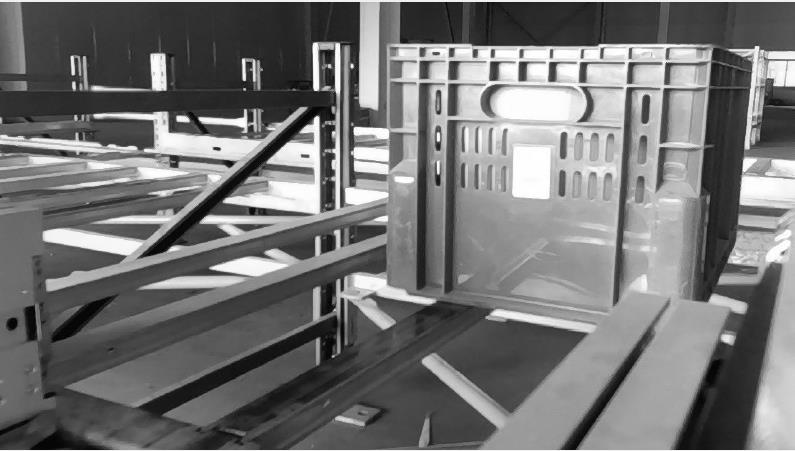
//> input picture OpenNI/StudyOpenNI/openni_convert_to_opencv/redbox2.jpg, 795 x 451 px
$ ./MatchTemplate   (built with g++ and OpenCV 4)
//> lines starting //> are read from the running program, lines starting //| are printed output that depends on the picture; after the words box and inside, x2 and y2 are one past the last pixel; in counts of white or black regions, pixels touching at a corner belong together
// https://www.bilibili.com/video/BV1Hi4y1u7SH

#include <iostream>
#include <opencv2/core.hpp>
#include <opencv2/imgcodecs.hpp>
#include <opencv2/imgproc.hpp>
#include <opencv2/highgui.hpp>
#include <opencv2/core/hal/hal.hpp>

using namespace cv;
static void _crossCorr(const Mat& img, const Mat& _templ, Mat& corr,
    Point anchor, double delta, int borderType)
{
    const double blockScale = 4.5;
    const int minBlockSize = 256;
    std::vector<uchar> buf;

    Mat templ = _templ;
    int depth = img.depth(), cn = img.channels();
    int tdepth = templ.depth(), tcn = templ.channels();
    int cdepth = corr.depth(), ccn = corr.channels();

    CV_Assert(img.dims <= 2 && templ.dims <= 2 && corr.dims <= 2);

    if (depth != tdepth && tdepth != std::max(CV_32F, depth))
    {
        _templ.convertTo(templ, std::max(CV_32F, depth));
        tdepth = templ.depth();
    }

    CV_Assert(depth == tdepth || tdepth == CV_32F);
    CV_Assert(corr.rows <= img.rows + templ.rows - 1 &&
        corr.cols <= img.cols + templ.cols - 1);

    CV_Assert(ccn == 1 || delta == 0);

    int maxDepth = depth > CV_8S ? CV_64F : std::max(std::max(CV_32F, tdepth), cdepth);
    Size blocksize, dftsize;

    blocksize.width = cvRound(templ.cols * blockScale);
    blocksize.width = std::max(blocksize.width, minBlockSize - templ.cols + 1);
    blocksize.width = std::min(blocksize.width, corr.cols);
    blocksize.height = cvRound(templ.rows * blockScale);
    blocksize.height = std::max(blocksize.height, minBlockSize - templ.rows + 1);
    blocksize.height = std::min(blocksize.height, corr.rows);

    dftsize.width = std::max(getOptimalDFTSize(blocksize.width + templ.cols - 1), 2);
    dftsize.height = getOptimalDFTSize(blocksize.height + templ.rows - 1);
    //if( dftsize.width <= 0 || dftsize.height <= 0 )
        //CV_Error( StsOutOfRange, "the input arrays are too big" );

    // recompute block size
    blocksize.width = dftsize.width - templ.cols + 1;
    blocksize.width = MIN(blocksize.width, corr.cols);
    blocksize.height = dftsize.height - templ.rows + 1;
    blocksize.height = MIN(blocksize.height, corr.rows);

    Mat dftTempl(dftsize.height * tcn, dftsize.width, maxDepth);
    Mat dftImg(dftsize, maxDepth);

    int i, k, bufSize = 0;
    if (tcn > 1 && tdepth != maxDepth)
        bufSize = templ.cols * templ.rows * CV_ELEM_SIZE(tdepth);

    if (cn > 1 && depth != maxDepth)
        bufSize = std::max(bufSize, (blocksize.width + templ.cols - 1) *
            (blocksize.height + templ.rows - 1) * CV_ELEM_SIZE(depth));

    if ((ccn > 1 || cn > 1) && cdepth != maxDepth)
        bufSize = std::max(bufSize, blocksize.width * blocksize.height * CV_ELEM_SIZE(cdepth));

    buf.resize(bufSize);

    Ptr<hal::DFT2D> c = hal::DFT2D::create(dftsize.width, dftsize.height, dftTempl.depth(), 1, 1, CV_HAL_DFT_IS_INPLACE, templ.rows);

    // compute DFT of each template plane
    for (k = 0; k < tcn; k++)
    {
        int yofs = k * dftsize.height;
        Mat src = templ;
        Mat dst(dftTempl, Rect(0, yofs, dftsize.width, dftsize.height));
        Mat dst1(dftTempl, Rect(0, yofs, templ.cols, templ.rows));

        if (tcn > 1)
        {
            src = tdepth == maxDepth ? dst1 : Mat(templ.size(), tdepth, &buf[0]);
            int pairs[] = { k, 0 };
            mixChannels(&templ, 1, &src, 1, pairs, 1);
        }

        if (dst1.data != src.data)
            src.convertTo(dst1, dst1.depth());

        if (dst.cols > templ.cols)
        {
            Mat part(dst, Range(0, templ.rows), Range(templ.cols, dst.cols));
            part = Scalar::all(0);
        }
        c->apply(dst.data, (int)dst.step, dst.data, (int)dst.step);
    }

    int tileCountX = (corr.cols + blocksize.width - 1) / blocksize.width;
    int tileCountY = (corr.rows + blocksize.height - 1) / blocksize.height;
    int tileCount = tileCountX * tileCountY;

    Size wholeSize = img.size();
    Point roiofs(0, 0);
    Mat img0 = img;

    if (!(borderType & BORDER_ISOLATED))
    {
        img.locateROI(wholeSize, roiofs);
        img0.adjustROI(roiofs.y, wholeSize.height - img.rows - roiofs.y,
            roiofs.x, wholeSize.width - img.cols - roiofs.x);
    }
    borderType |= BORDER_ISOLATED;

    Ptr<hal::DFT2D> cF, cR;
    int f = CV_HAL_DFT_IS_INPLACE;
    int f_inv = f | CV_HAL_DFT_INVERSE | CV_HAL_DFT_SCALE;
    cF = hal::DFT2D::create(dftsize.width, dftsize.height, maxDepth, 1, 1, f, blocksize.height + templ.rows - 1);
    cR = hal::DFT2D::create(dftsize.width, dftsize.height, maxDepth, 1, 1, f_inv, blocksize.height);

    // calculate correlation by blocks
    for (i = 0; i < tileCount; i++)
    {
        int x = (i % tileCountX) * blocksize.width;
        int y = (i / tileCountX) * blocksize.height;

        Size bsz(std::min(blocksize.width, corr.cols - x),
            std::min(blocksize.height, corr.rows - y));
        Size dsz(bsz.width + templ.cols - 1, bsz.height + templ.rows - 1);
        int x0 = x - anchor.x + roiofs.x, y0 = y - anchor.y + roiofs.y;
        int x1 = std::max(0, x0), y1 = std::max(0, y0);
        int x2 = std::min(img0.cols, x0 + dsz.width);
        int y2 = std::min(img0.rows, y0 + dsz.height);
        Mat src0(img0, Range(y1, y2), Range(x1, x2));
        Mat dst(dftImg, Rect(0, 0, dsz.width, dsz.height));
        Mat dst1(dftImg, Rect(x1 - x0, y1 - y0, x2 - x1, y2 - y1));
        Mat cdst(corr, Rect(x, y, bsz.width, bsz.height));

        for (k = 0; k < cn; k++)
        {
            Mat src = src0;
            dftImg = Scalar::all(0);

            if (cn > 1)
            {
                src = depth == maxDepth ? dst1 : Mat(y2 - y1, x2 - x1, depth, &buf[0]);
                int pairs[] = { k, 0 };
                mixChannels(&src0, 1, &src, 1, pairs, 1);
            }

            if (dst1.data != src.data)
                src.convertTo(dst1, dst1.depth());

            if (x2 - x1 < dsz.width || y2 - y1 < dsz.height)
                copyMakeBorder(dst1, dst, y1 - y0, dst.rows - dst1.rows - (y1 - y0),
                    x1 - x0, dst.cols - dst1.cols - (x1 - x0), borderType);

            if (bsz.height == blocksize.height)
                cF->apply(dftImg.data, (int)dftImg.step, dftImg.data, (int)dftImg.step);
            else
                dft(dftImg, dftImg, 0, dsz.height);

            Mat dftTempl1(dftTempl, Rect(0, tcn > 1 ? k * dftsize.height : 0,
                dftsize.width, dftsize.height));
            mulSpectrums(dftImg, dftTempl1, dftImg, 0, true);

            if (bsz.height == blocksize.height)
                cR->apply(dftImg.data, (int)dftImg.step, dftImg.data, (int)dftImg.step);
            else
                dft(dftImg, dftImg, DFT_INVERSE + DFT_SCALE, bsz.height);

            src = dftImg(Rect(0, 0, bsz.width, bsz.height));

            if (ccn > 1)
            {
                if (cdepth != maxDepth)
                {
                    Mat plane(bsz, cdepth, &buf[0]);
                    src.convertTo(plane, cdepth, 1, delta);
                    src = plane;
                }
                int pairs[] = { 0, k };
                mixChannels(&src, 1, &cdst, 1, pairs, 1);
            }
            else
            {
                if (k == 0)
                    src.convertTo(cdst, cdepth, 1, delta);
                else
                {
                    if (maxDepth != cdepth)
                    {
                        Mat plane(bsz, cdepth, &buf[0]);
                        src.convertTo(plane, cdepth);
                        src = plane;
                    }
                    add(src, cdst, cdst);
                }
            }
        }
    }
}

// [78 lines left out: function _matchTemplateMask, not called in this run]

static void _common_matchTemplate(Mat& img, Mat& templ, Mat& result, int method, int cn)
{
    if (method == TM_CCORR)
        return;

    int numType = method == TM_CCORR || method == TM_CCORR_NORMED ? 0 :
        method == TM_CCOEFF || method == TM_CCOEFF_NORMED ? 1 : 2;
    bool isNormed = method == TM_CCORR_NORMED ||
        method == TM_SQDIFF_NORMED ||
        method == TM_CCOEFF_NORMED;

    double invArea = 1. / ((double)templ.rows * templ.cols);

    Mat sum, sqsum;
    Scalar templMean, templSdv;
    double* q0 = 0, * q1 = 0, * q2 = 0, * q3 = 0;
    double templNorm = 0, templSum2 = 0;

    if (method == TM_CCOEFF)
    {
        integral(img, sum, CV_64F);
        templMean = mean(templ);
    }
    else
    {
        integral(img, sum, sqsum, CV_64F);
        meanStdDev(templ, templMean, templSdv);

        templNorm = templSdv[0] * templSdv[0] + templSdv[1] * templSdv[1] + templSdv[2] * templSdv[2] + templSdv[3] * templSdv[3];

        if (templNorm < DBL_EPSILON && method == TM_CCOEFF_NORMED)
        {
            result = Scalar::all(1);
            return;
        }

        templSum2 = templNorm + templMean[0] * templMean[0] + templMean[1] * templMean[1] + templMean[2] * templMean[2] + templMean[3] * templMean[3];

        if (numType != 1)
        {
            templMean = Scalar::all(0);
            templNorm = templSum2;
        }

        templSum2 /= invArea;
        templNorm = std::sqrt(templNorm);
        templNorm /= std::sqrt(invArea); // care of accuracy here

        CV_Assert(sqsum.data != NULL);
        q0 = (double*)sqsum.data;
        q1 = q0 + templ.cols * cn;
        q2 = (double*)(sqsum.data + templ.rows * sqsum.step);
        q3 = q2 + templ.cols * cn;
    }

    CV_Assert(sum.data != NULL);
    double* p0 = (double*)sum.data;
    double* p1 = p0 + templ.cols * cn;
    double* p2 = (double*)(sum.data + templ.rows * sum.step);
    double* p3 = p2 + templ.cols * cn;

    int sumstep = sum.data ? (int)(sum.step / sizeof(double)) : 0;
    int sqstep = sqsum.data ? (int)(sqsum.step / sizeof(double)) : 0;

    int i, j, k;

    for (i = 0; i < result.rows; i++)
    {
        float* rrow = result.ptr<float>(i);
        int idx = i * sumstep;
        int idx2 = i * sqstep;

        for (j = 0; j < result.cols; j++, idx += cn, idx2 += cn)
        {
            double num = rrow[j], t;
            double wndMean2 = 0, wndSum2 = 0;

            if (numType == 1)
            {
                for (k = 0; k < cn; k++)
                {
                    t = p0[idx + k] - p1[idx + k] - p2[idx + k] + p3[idx + k];
                    wndMean2 += t * t;
                    num -= t * templMean[k];
                }

                wndMean2 *= invArea;
            }

            if (isNormed || numType == 2)
            {
                for (k = 0; k < cn; k++)
                {
                    t = q0[idx2 + k] - q1[idx2 + k] - q2[idx2 + k] + q3[idx2 + k];
                    wndSum2 += t;
                }

                if (numType == 2)
                {
                    num = wndSum2 - 2 * num + templSum2;
                    num = MAX(num, 0.);
                }
            }

            if (isNormed)
            {
                double diff2 = MAX(wndSum2 - wndMean2, 0);
                if (diff2 <= std::min(0.5, 10 * FLT_EPSILON * wndSum2))
                    t = 0; // avoid rounding errors
                else
                    t = std::sqrt(diff2) * templNorm;

                if (fabs(num) < t)
                    num /= t;
                else if (fabs(num) < t * 1.125)
                    num = num > 0 ? 1 : -1;
                else
                    num = method != TM_SQDIFF_NORMED ? 0 : 1;
            }

            rrow[j] = (float)num;
        }
    }
}

static void _matchTemplate(InputArray _img, InputArray _templ, OutputArray _result, int method, InputArray _mask)
{

    if (!_mask.empty())
    {
        _matchTemplateMask(_img, _templ, _result, method, _mask);
        return;
    }

    int type = _img.type(), depth = CV_MAT_DEPTH(type), cn = CV_MAT_CN(type);
    CV_Assert(TM_SQDIFF <= method && method <= TM_CCOEFF_NORMED);
    CV_Assert((depth == CV_8U || depth == CV_32F) && type == _templ.type() && _img.dims() <= 2);

    bool needswap = _img.size().height < _templ.size().height || _img.size().width < _templ.size().width;
    if (needswap)
    {
        CV_Assert(_img.size().height <= _templ.size().height && _img.size().width <= _templ.size().width);
    }

    Mat img = _img.getMat(), templ = _templ.getMat();
    if (needswap)
        std::swap(img, templ);

    Size corrSize(img.cols - templ.cols + 1, img.rows - templ.rows + 1);
    _result.create(corrSize, CV_32F);
    Mat result = _result.getMat();

    _crossCorr(img, templ, result, Point(0, 0), 0, 0);

    _common_matchTemplate(img, templ, result, method, cn);
}

static int _non_equal_size(const cv::Mat& m1, const cv::Mat& m2) {
    CV_Assert(m1.type() == CV_32FC1);
    CV_Assert(m2.type() == CV_32FC1);

    cv::Mat abs_diff;
    cv::absdiff(m1, m2, abs_diff);
    std::vector<cv::Point> nonzeros;
    for (int i = 0; i < m1.rows; i++) {
        for (int j = 0; j < m1.cols; j++) {
            if (abs_diff.ptr<float>(i)[j] > FLT_EPSILON) {
                nonzeros.push_back(cv::Point(j, i));
            }
        }
    }
    return nonzeros.size();
}

static void _template_match_ccorr(const cv::Mat& src, const cv::Mat& templ, cv::Mat& dst) {
    cv::Size dftsize;
    dftsize.width = cv::getOptimalDFTSize(src.cols);
    dftsize.height = cv::getOptimalDFTSize(src.rows);

    cv::Mat dftTempl = cv::Mat::zeros(dftsize, CV_32FC1);
    cv::Mat dftTemplPart(dftTempl, cv::Rect(0, 0, templ.cols, templ.rows));
    templ.convertTo(dftTemplPart, CV_32FC1);
    cv::dft(dftTempl, dftTempl, 0, templ.rows);

    cv::Mat dftSrc(src.size(), CV_32FC1);
    src.convertTo(dftSrc, CV_32FC1);
    cv::copyMakeBorder(dftSrc, dftSrc, 0, dftsize.height - src.rows, 0, dftsize.width - src.cols, 0);
    cv::dft(dftSrc, dftSrc, 0, src.rows);

    cv::mulSpectrums(dftSrc, dftTempl, dftSrc, 0, true);

    cv::dft(dftSrc, dftSrc, cv::DFT_INVERSE + cv::DFT_SCALE, dst.rows);

    cv::Mat part(dftSrc, cv::Rect(0, 0, dst.cols, dst.rows));
    part.convertTo(dst, CV_32FC1);
}

// [119 lines left out: functions _template_match_ccorr_normed, _template_match_sq_diff, _template_match_sq_diff_normed, _template_match_ccoeff, not called in this run]

static void _template_match_ccoeff_normed(const cv::Mat& src, const cv::Mat& templ, cv::Mat& dst) {
    _template_match_ccorr(src, templ, dst);

    cv::Scalar templMean, templSdv;
    cv::meanStdDev(templ, templMean, templSdv);
    double templNorm = templSdv[0] * templSdv[0];
    if (templNorm < DBL_EPSILON) {
        dst = cv::Scalar::all(1);
        return;
    }
    double templSum2 = templNorm + templMean[0] * templMean[0];
    double area = (double)templ.rows * templ.cols;
    templSum2 *= area;
    templNorm = std::sqrt(templNorm);
    templNorm *= std::sqrt(area);

    cv::Mat sum, sqsum;
    cv::integral(src, sum, sqsum, CV_64FC1);
    for (int i = 0; i < dst.rows; i++) {
        for (int j = 0; j < dst.cols; j++) {
            double num = dst.ptr<float>(i)[j];
            double wndSum = sum.ptr<double>(i)[j] - sum.ptr<double>(i)[j + templ.cols] - sum.ptr<double>(i + templ.rows)[j] + sum.ptr<double>(i + templ.rows)[j + templ.cols];
            num -= wndSum * templMean[0];

            double wndMean2 = wndSum * wndSum;
            wndMean2 /= area;

            double wndSum2 = sqsum.ptr<double>(i)[j] - sqsum.ptr<double>(i)[j + templ.cols] - sqsum.ptr<double>(i + templ.rows)[j] + sqsum.ptr<double>(i + templ.rows)[j + templ.cols];

            double diff2 = MAX(wndSum2 - wndMean2, 0);
            double normed = std::sqrt(diff2) * templNorm;
            if (diff2 <= std::min(0.5, 10 * FLT_EPSILON * wndSum2)) {
                normed = 0;
            }
            if (std::fabs(num) < normed) {
                num /= normed;
            }
            else if (std::fabs(num) < normed * 1.125) {
                num = (num > 0 ? 1 : -1);
            }
            else {
                num = 0;
            }

            dst.ptr<float>(i)[j] = (float)num;
        }
    }
}

int main(int argc, char** argv) {
    // [51 lines of commented-out code are left out]

    cv::Mat src_color = cv::imread("E:/MyGithub/Cpp/OpenNI/StudyOpenNI/openni_convert_to_opencv/redbox2.jpg", cv::IMREAD_COLOR);
//> src_color is the input picture: 451 rows x 795 cols, CV_8UC3; min 0, max 255, mean 115.7
    cv::Mat templ = cv::imread("E:/MyGithub/Cpp/OpenNI/StudyOpenNI/openni_convert_to_opencv/redbox1.jpg", cv::IMREAD_GRAYSCALE);
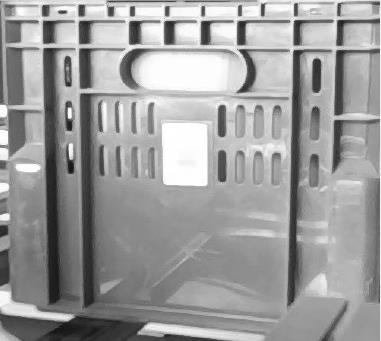
//> input picture OpenNI/StudyOpenNI/openni_convert_to_opencv/redbox1.jpg, 381 x 341 px
//> templ is the input picture: 341 rows x 381 cols, CV_8UC1; min 13, max 255, mean 156.5
    if (src_color.empty() || templ.empty()) {
        std::cout << "failed to read image" << std::endl;
        return EXIT_FAILURE;
    }

    Size dsize0 = Size(500, 250);
    resize(templ, templ, dsize0, 0, 0);
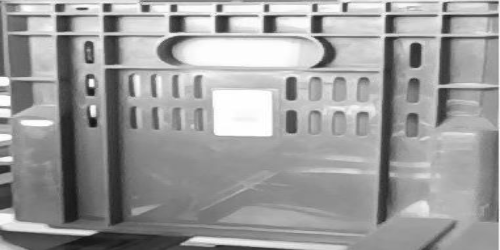
//> templ: 250 rows x 500 cols, CV_8UC1; min 17, max 255, mean 156.4

    cv::Mat src;
    cv::cvtColor(src_color, src, cv::COLOR_BGR2GRAY);

    cv::Mat dst1;
    //cv::matchTemplate(src, templ, dst1, cv::TM_CCORR);

    cv::Mat dst2(src.rows - templ.rows + 1, src.cols - templ.cols + 1, CV_32FC1);
    // [6 lines of commented-out code are left out]
    _matchTemplate(src, templ, dst1, cv::TM_CCOEFF_NORMED, cv::Mat());
//> the loop in _crossCorr, `for (i = 0; i < tileCount; i++)` made 1 pass
//> (x0, y0, x1, y1, x2, y2) on pass 1: (0, 0, 0, 0, 795, 451)
//> after the loop in _crossCorr, `for (i = 0; i < tileCount; i++)`:
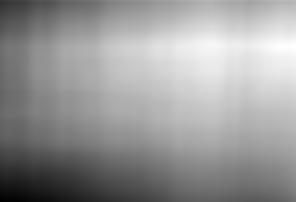
//> corr: 202 rows x 296 cols, CV_32FC1; min 1.89e+09, max 3.01e+09, mean 2.56e+09; drawn with min black and max white
//> in _common_matchTemplate, `integral(img, sum, sqsum, CV_64F);`:
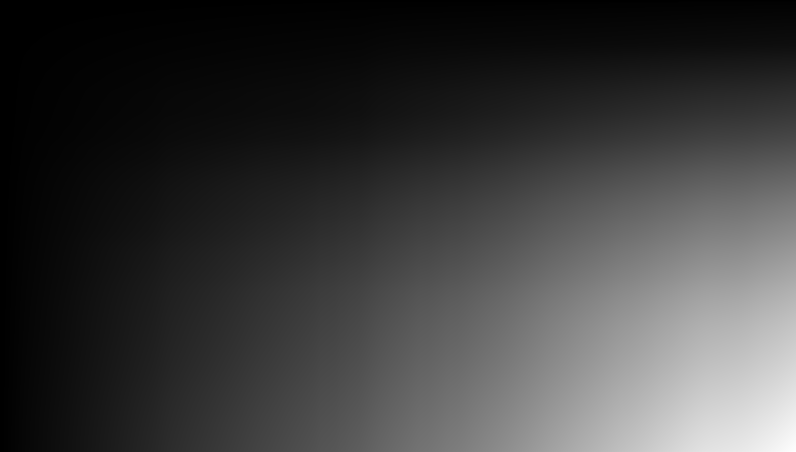
//> sum: 452 rows x 796 cols, CV_64FC1; min 0, max 41489101, mean 9782430.6; drawn with min black and max white
//> in _common_matchTemplate, `meanStdDev(templ, templMean, templSdv);`: templSdv = Scalar(52.6)
//> in _common_matchTemplate, `templNorm = templSdv[0] * templSdv[0] + templSdv[1] * templSdv[1] + te..`: templNorm = 2766.7
//> in _common_matchTemplate, `templSum2 = templNorm + templMean[0] * templMean[0] + templMean[1] * t..`: templSum2 = 27224.4
//> in _common_matchTemplate, `templSum2 /= invArea;`: templSum2 = 3.4e+09
//> in _common_matchTemplate, `templNorm = std::sqrt(templNorm);`: templNorm = 52.6
//> in _common_matchTemplate, `templNorm /= std::sqrt(invArea);`: templNorm = 18596.8
//> in _common_matchTemplate, `int sumstep = sum.data ? (int)(sum.step / sizeof(double)) : 0;`: sumstep = 796
//> the loop in _common_matchTemplate, `for (i = 0; i < result.rows; i++)` made 202 passes
//> (idx, idx2) on passes 1 to 3: (296, 296), (1092, 1092), (1888, 1888)
//> after the loop in _common_matchTemplate, `for (i = 0; i < result.rows; i++)`:
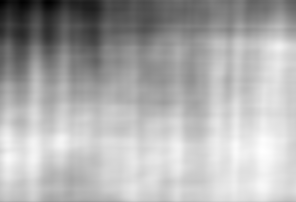
//> result: 202 rows x 296 cols, CV_32FC1; min -0.203, max 0.273, mean 0.122; drawn with min black and max white
    // [5 lines of commented-out code are left out]
    _template_match_ccoeff_normed(src, templ, dst2);
//> in _template_match_ccorr, `cv::copyMakeBorder(dftSrc, dftSrc, 0, dftsize.height - src.rows, 0, df..`:
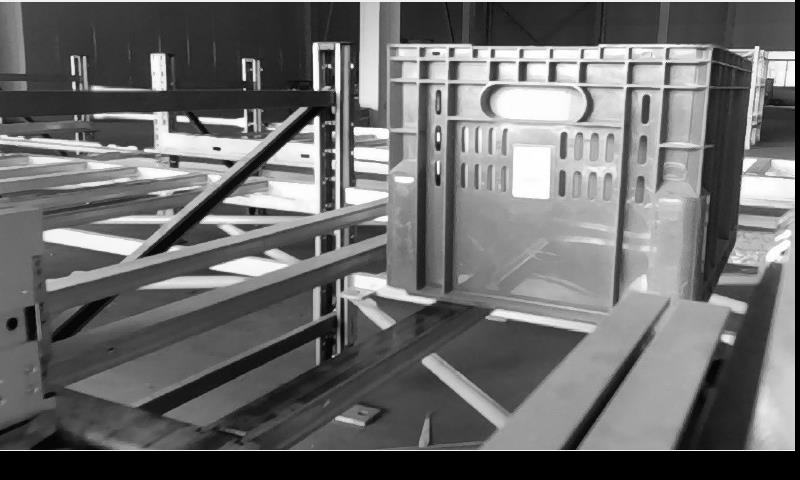
//> dftSrc: 480 rows x 800 cols, CV_32FC1; min 0, max 255, mean 108
//> in _template_match_ccoeff_normed, `cv::meanStdDev(templ, templMean, templSdv);`: templMean = Scalar(156.4); templSdv = Scalar(52.6)
//> in _template_match_ccoeff_normed, `double templNorm = templSdv[0] * templSdv[0];`: templNorm = 2766.7
//> in _template_match_ccoeff_normed, `double templSum2 = templNorm + templMean[0] * templMean[0];`: templSum2 = 27224.4
//> in _template_match_ccoeff_normed, `templSum2 *= area;`: templSum2 = 3.4e+09
//> in _template_match_ccoeff_normed, `templNorm = std::sqrt(templNorm);`: templNorm = 52.6
//> in _template_match_ccoeff_normed, `templNorm *= std::sqrt(area);`: templNorm = 18596.8

    std::cout << "non equal size = " << _non_equal_size(dst1, dst2) << std::endl;
//> in _non_equal_size, `cv::absdiff(m1, m2, abs_diff);`: abs_diff: 202 rows x 296 cols, CV_32FC1; every value is 0
//| non equal size = 0

    cv::Point max_pt_indices1, max_pt_indices2;
    cv::minMaxLoc(dst1, NULL, NULL, NULL, &max_pt_indices1);
//> max_pt_indices1 = Point(262, 151)
    cv::minMaxLoc(dst2, NULL, NULL, NULL, &max_pt_indices2);
//> max_pt_indices2 = Point(262, 151)
    std::cout << "point 1: " << max_pt_indices1 << std::endl;
//| point 1: [262, 151]
    std::cout << "point 2: " << max_pt_indices2 << std::endl;
//| point 2: [262, 151]

    cv::Mat dst11, dst22;
    src_color.copyTo(dst11);
    src_color.copyTo(dst22);
    cv::rectangle(dst11, cv::Rect(max_pt_indices1.x, max_pt_indices1.y, templ.cols, templ.rows), cv::Scalar(255, 0, 0), 2, cv::LINE_AA);
//> dst11: 451 rows x 795 cols, CV_8UC3; 2.08% of pixels changed, all inside (x1, y1, x2, y2) = (260, 149, 764, 403)
    cv::rectangle(dst22, cv::Rect(max_pt_indices2.x, max_pt_indices2.y, templ.cols, templ.rows), cv::Scalar(255, 0, 0), 2, cv::LINE_AA);

    cv::normalize(dst1, dst1, 0, 255, cv::NORM_MINMAX);
    cv::normalize(dst2, dst2, 0, 255, cv::NORM_MINMAX);

    //cv::imshow("src", src);
    //cv::imshow("templ", templ);

    Size dsize = Size(600, 300);
    resize(dst1, dst1, dsize, 0, 0);
//> dst1: 300 rows x 600 cols, CV_32FC1
    resize(dst2, dst2, dsize, 0, 0);
    resize(dst11, dst11, dsize, 0, 0);
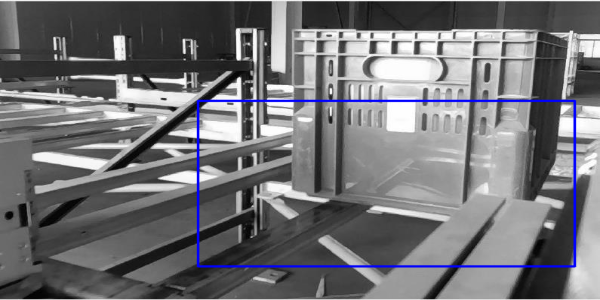
//> dst11: 300 rows x 600 cols, CV_8UC3; mean B, G, R 117.4, 113.8, 113.8
    resize(dst22, dst2, dsize, 0, 0);

    //cv::imshow("dst1", dst1);
    //cv::imshow("dst2", dst2);
    cv::imshow("dst11", dst11);
    cv::imshow("dst22", dst22);
    cv::waitKey(0);


    return 0;
}
